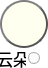
               <widget class="QWidget" name="cloudBrush" native="true">
                <property name="minimumSize">
                 <size>
                  <width>48</width>
                  <height>68</height>
                 </size>
                </property>
                <property name="maximumSize">
                 <size>
                  <width>48</width>
                  <height>68</height>
                 </size>
                </property>
                <property name="styleSheet">
                 <string notr="true">background: transparent;</string>
                </property>
                <layout class="QVBoxLayout" name="verticalLayout_23">
                 <property name="leftMargin">
                  <number>0</number>
                 </property>
                 <property name="topMargin">
                  <number>0</number>
                 </property>
                 <property name="rightMargin">
                  <number>0</number>
                 </property>
                 <property name="bottomMargin">
                  <number>0</number>
                 </property>
                 <item>
                  <widget class="QPushButton" name="cloudIcon">
                   <property name="sizePolicy">
                    <sizepolicy hsizetype="Fixed" vsizetype="Fixed">
                     <horstretch>0</horstretch>
                     <verstretch>0</verstretch>
                    </sizepolicy>
                   </property>
                   <property name="minimumSize">
                    <size>
                     <width>48</width>
                     <height>48</height>
                    </size>
                   </property>
                   <property name="maximumSize">
                    <size>
                     <width>48</width>
                     <height>48</height>
                    </size>
                   </property>
                   <property name="styleSheet">
                    <string notr="true">border: 2px solid #555;
border-radius: 24px;
border-style: outset;
background-color: #FFFFF0;</string>
                   </property>
                   <property name="text">
                    <string/>
                   </property>
                   <property name="icon">
                    <iconset>
                     <normaloff>resource/icon/cloud.png</normaloff>resource/icon/cloud.png</iconset>
                   </property>
                   <property name="iconSize">
                    <size>
                     <width>36</width>
                     <height>36</height>
                    </size>
                   </property>
                  </widget>
                 </item>
                 <item>
                  <widget class="QWidget" name="cloudLabel" native="true">
                   <property name="minimumSize">
                    <size>
                     <width>40</width>
                     <height>20</height>
                    </size>
                   </property>
                   <property name="maximumSize">
                    <size>
                     <width>40</width>
                     <height>20</height>
                    </size>
                   </property>
                   <layout class="QHBoxLayout" name="horizontalLayout_5">
                    <property name="leftMargin">
                     <number>0</number>
                    </property>
                    <property name="topMargin">
                     <number>0</number>
                    </property>
                    <property name="rightMargin">
                     <number>0</number>
                    </property>
                    <property name="bottomMargin">
                     <number>0</number>
                    </property>
                    <item>
                     <widget class="QLabel" name="cloudText">
                      <property name="minimumSize">
                       <size>
                        <width>26</width>
                        <height>20</height>
                       </size>
                      </property>
                      <property name="maximumSize">
                       <size>
                        <width>26</width>
                        <height>20</height>
                       </size>
                      </property>
                      <property name="font">
                       <font>
                        <pointsize>13</pointsize>
                        <weight>50</weight>
                        <bold>false</bold>
                       </font>
                      </property>
                      <property name="text">
                       <string>云朵</string>
                      </property>
                      <property name="alignment">
                       <set>Qt::AlignCenter</set>
                      </property>
                     </widget>
                    </item>
                    <item>
                     <widget class="QLabel" name="cloudColor">
                      <property name="sizePolicy">
                       <sizepolicy hsizetype="Preferred" vsizetype="Preferred">
                        <horstretch>0</horstretch>
                        <verstretch>0</verstretch>
                       </sizepolicy>
                      </property>
                      <property name="minimumSize">
                       <size>
                        <width>12</width>
                        <height>12</height>
                       </size>
                      </property>
                      <property name="maximumSize">
                       <size>
                        <width>12</width>
                        <height>12</height>
                       </size>
                      </property>
                      <property name="font">
                       <font>
                        <pointsize>13</pointsize>
                        <weight>50</weight>
                        <bold>false</bold>
                       </font>
                      </property>
                      <property name="styleSheet">
                       <string notr="true">border: 1px solid #AAA;
border-radius: 6px;
border-style: solid;
background-color: #FCFCFC;</string>
                      </property>
                      <property name="text">
                       <string/>
                      </property>
                      <property name="alignment">
                       <set>Qt::AlignCenter</set>
                      </property>
                     </widget>
                    </item>
                   </layout>
                  </widget>
                 </item>
                </layout>
               </widget>
